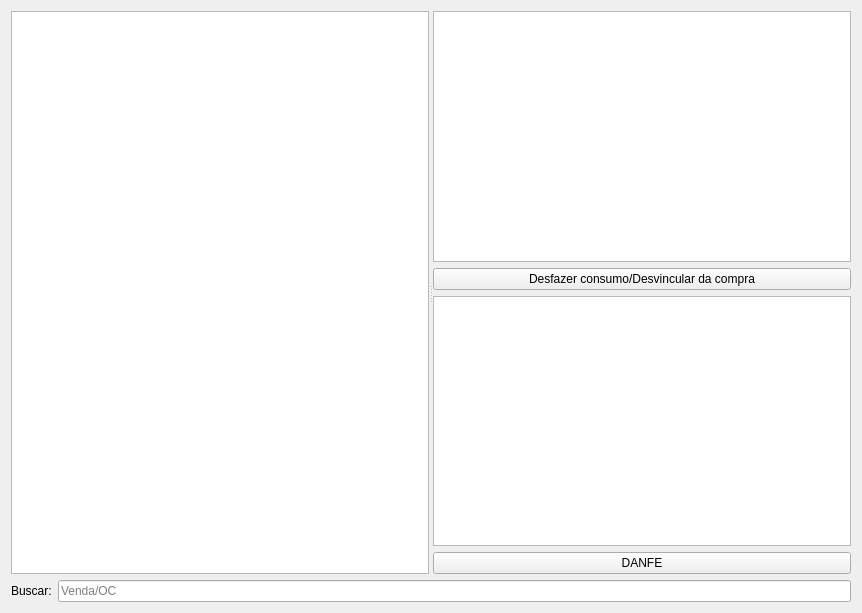
<?xml version="1.0" encoding="UTF-8"?>
<ui version="4.0">
 <class>WidgetCompraOC</class>
 <widget class="QWidget" name="WidgetCompraOC">
  <property name="geometry">
   <rect>
    <x>0</x>
    <y>0</y>
    <width>862</width>
    <height>613</height>
   </rect>
  </property>
  <property name="windowTitle">
   <string>Form</string>
  </property>
  <layout class="QGridLayout" name="gridLayout_2">
   <item row="1" column="1">
    <widget class="QLineEdit" name="lineEditBusca">
     <property name="placeholderText">
      <string>Venda/OC</string>
     </property>
    </widget>
   </item>
   <item row="1" column="0">
    <widget class="QLabel" name="label">
     <property name="text">
      <string>Buscar:</string>
     </property>
    </widget>
   </item>
   <item row="0" column="0" colspan="2">
    <widget class="QSplitter" name="splitter">
     <property name="orientation">
      <enum>Qt::Horizontal</enum>
     </property>
     <widget class="TableView" name="tablePedido">
      <property name="mouseTracking">
       <bool>true</bool>
      </property>
      <property name="editTriggers">
       <set>QAbstractItemView::NoEditTriggers</set>
      </property>
      <property name="selectionMode">
       <enum>QAbstractItemView::SingleSelection</enum>
      </property>
      <property name="selectionBehavior">
       <enum>QAbstractItemView::SelectRows</enum>
      </property>
     </widget>
     <widget class="QWidget" name="layoutWidget">
      <layout class="QGridLayout" name="gridLayout">
       <item row="0" column="0">
        <widget class="TableView" name="tableProduto">
         <property name="mouseTracking">
          <bool>true</bool>
         </property>
         <property name="editTriggers">
          <set>QAbstractItemView::NoEditTriggers</set>
         </property>
         <property name="selectionMode">
          <enum>QAbstractItemView::SingleSelection</enum>
         </property>
         <property name="selectionBehavior">
          <enum>QAbstractItemView::SelectRows</enum>
         </property>
        </widget>
       </item>
       <item row="2" column="0">
        <widget class="TableView" name="tableNFe">
         <property name="mouseTracking">
          <bool>true</bool>
         </property>
         <property name="editTriggers">
          <set>QAbstractItemView::NoEditTriggers</set>
         </property>
         <property name="selectionMode">
          <enum>QAbstractItemView::SingleSelection</enum>
         </property>
         <property name="selectionBehavior">
          <enum>QAbstractItemView::SelectRows</enum>
         </property>
        </widget>
       </item>
       <item row="3" column="0">
        <widget class="QPushButton" name="pushButtonDanfe">
         <property name="text">
          <string>DANFE</string>
         </property>
        </widget>
       </item>
       <item row="1" column="0">
        <widget class="QPushButton" name="pushButtonDesfazerConsumo">
         <property name="enabled">
          <bool>true</bool>
         </property>
         <property name="text">
          <string>Desfazer consumo/Desvincular da compra</string>
         </property>
        </widget>
       </item>
      </layout>
     </widget>
    </widget>
   </item>
  </layout>
 </widget>
 <customwidgets>
  <customwidget>
   <class>TableView</class>
   <extends>QTableView</extends>
   <header>src/tableview.h</header>
  </customwidget>
 </customwidgets>
 <resources/>
 <connections/>
</ui>
